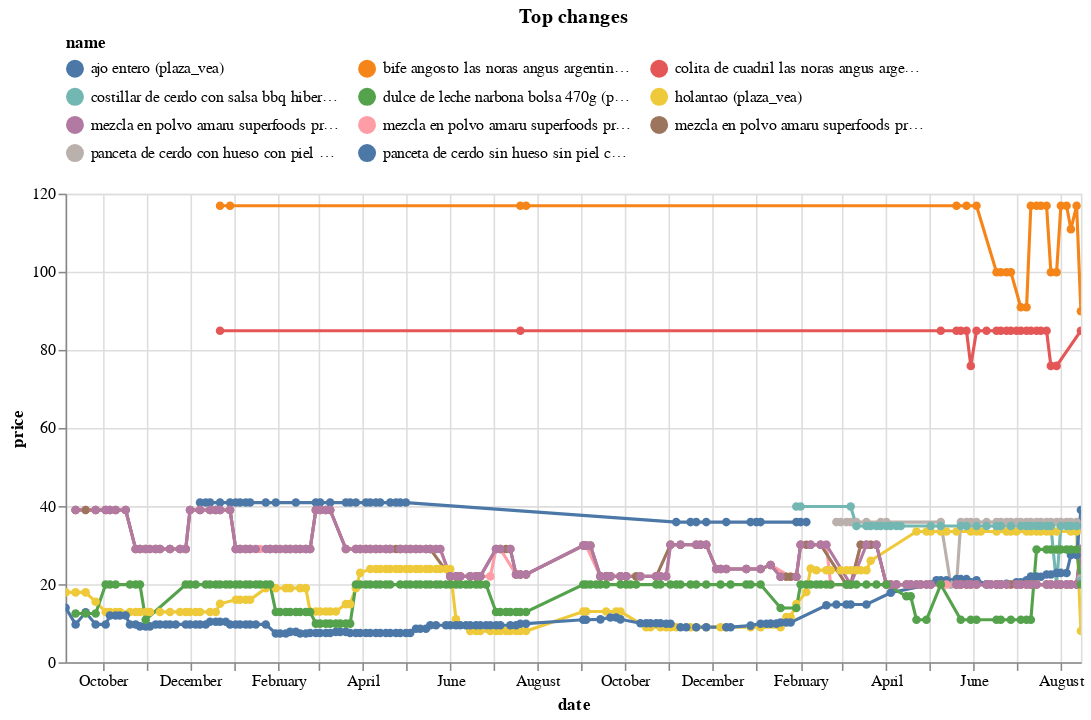

Notebook code for this chart:
### Code cell
top_changes_abs.head(10).pipe(plot_changes, 'Top changes')

### Figure 1 — Vega-Lite specification as saved in the notebook (floating-point values rounded to 4 significant figures; data arrays with more than 128 entries replaced by an {"elided": "..."} marker saying what was removed)
{"config": {"view": {"continuousWidth": 300, "continuousHeight": 300}, "legend": {"columns": 3, "orient": "top"}}, "data": {"name": "data-87b8e0af8e3488b82ab2b5b9eb9f6ee9"}, "mark": {"type": "line", "point": true}, "encoding": {"color": {"field": "name", "scale": {"domain": ["ajo entero (plaza_vea)", "bife angosto las noras angus argentino (plaza_vea)", "colita de cuadril las noras angus argentino (plaza_vea)", "costillar de cerdo con salsa bbq hibero paquete 475g (plaza_vea)", "dulce de leche narbona bolsa 470g (plaza_vea)", "holantao (plaza_vea)", "mezcla en polvo amaru superfoods protein pancake de cacao caja 350g (plaza_vea)", "mezcla en polvo amaru superfoods protein pancake de lúcuma caja 350g (plaza_vea)", "mezcla en polvo amaru superfoods protein pancake de unflavored caja 350g (plaza_vea)", "panceta de cerdo con hueso con piel congelado x kg (plaza_vea)", "panceta de cerdo sin hueso sin piel congelada (plaza_vea)"]}, "type": "nominal"}, "tooltip": [{"field": "name", "type": "nominal"}, {"field": "price", "type": "quantitative"}, {"field": "last_price", "type": "quantitative"}], "x": {"field": "date", "type": "temporal"}, "y": {"field": "price", "type": "quantitative"}}, "params": [{"name": "param_7", "select": {"type": "point", "fields": ["name"]}, "bind": "legend"}, {"name": "param_8", "select": {"type": "interval", "encodings": ["x", "y"]}, "bind": "scales"}], "title": "Top changes", "transform": [{"filter": {"param": "param_7"}}], "width": 650, "$schema": "https://vega.github.io/schema/vega-lite/v5.20.1.json", "datasets": {"data-87b8e0af8e3488b82ab2b5b9eb9f6ee9": {"elided": "963 records"}}}
